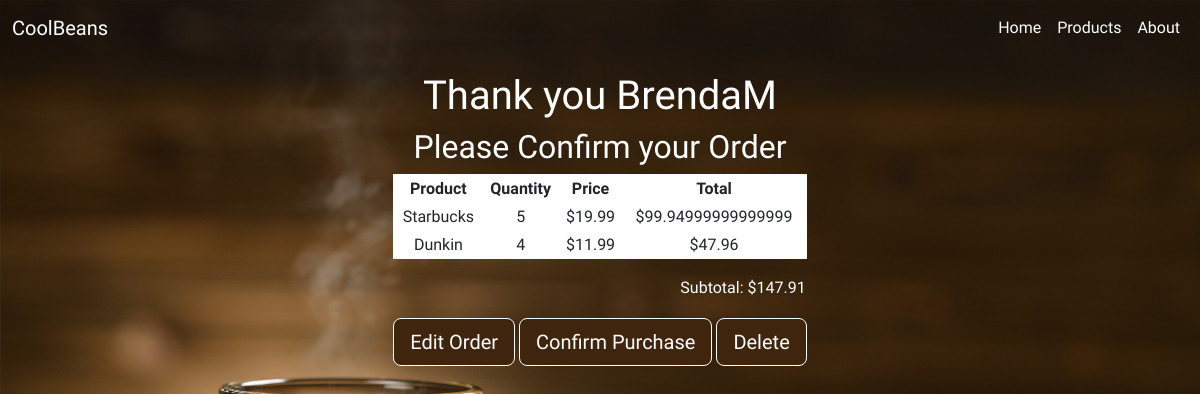
The app's page /confirmation/19 with its own data.
### beansapp/models.py (models this page shows, shortened)
class Order(models.Model):
    STATUS = (
        ('Pending','Pending'),
        ('Out for delivery','Out for delivery'),
        ('Delivered','Delivered'),)
    addressee = models.ForeignKey(Addressee,on_delete=models.SET_NULL,null=True)
    guest = models.ForeignKey(Guest,on_delete=models.SET_NULL,null=True)
    date = models.DateTimeField(auto_now_add=True)
    status = models.CharField(max_length=200, null=True, choices=STATUS, default='pending')
    def get_order_items(self):
        return self.orderitem_set.all()
    def get_total(self):
        orderitems = self.orderitem_set.all()
        total = 0
        for item in orderitems:
            total += item.product.price * item.quantity
        return round(total,2)

class Addressee(AbstractUser):
    address = models.CharField(max_length=15)
    city = models.CharField(max_length=15)
    state = models.CharField(max_length=15)
    zipcode = models.IntegerField(null=True)
    phone_number = PhoneField(blank=True, null=True)

class OrderItem(models.Model):
    product = models.ForeignKey(Product, on_delete=models.SET_NULL, null=True)
    order = models.ForeignKey(Order, on_delete=models.CASCADE,null=True)
    quantity = models.IntegerField(default=0, null=True, blank=True)
    def get_total(self):
        total = self.product.price * self.quantity
        return total

class Product(models.Model):
    types = models.ManyToManyField(Tag)
    name = models.CharField(max_length=30)
    description = models.CharField(max_length=200)
    image = models.ImageField(null=True,blank=True)
    price = models.FloatField()
    def __str__(self):
        return self.name

### beansapp/views.py (the view, shortened to what this page needs)
# urls.py: path('confirmation/<int:id>', ConfirmationView.as_view(), name='confirmation' ),
class ConfirmationView(View):
    def get (self,request,id): # the id is like a book but only contains the title
        order = Order.objects.get(id=id) # we write this again because we need to acceess the book ( in this case order)
        orderitems = OrderItem.objects.filter(order=order) # the "_set.all()" is a django method thats allows us
        item_total = Order.get_order_items(order)
        order_price = Order.get_total(order)
        return render(
            request=request,
            template_name='confirmation.html',
            context={
                'order':order,
                'items':orderitems,
                'order_total': item_total,
                'order_price': order_price,
            }
        )

### beansapp/templates/confirmation.html (shortened to what this page needs)
{% extends 'main.html'%}
{% block content %}
<div class="container">
    <div class="row">
      <div class="col text-center">
        <h1>Thank you {{order.addressee.first_name}}{{order.addressee.last_name}}</h1>
        <h2> Please Confirm your Order </h2>
        <div>
          <table class="info table table-sm text-center">
          <tr>
            <th>Product</th>
            <th>Quantity</th>
            <th>Price</th>
            <th>Total</th>
          </tr>
          {% for item in items %}
          <tr>
            <td>{{item.product}}</td>
            <td>{{item.quantity}}</td>
            <td>${{item.product.price}}</td>
            <td>${{item.get_total}}</td>
          </tr>
          {%endfor%}
        </table>
        <table class="subtotal">
          <tr>
          <th></th>
          <th></th>
          <th></th>
          <th></th>
          <th></th>
        </tr>
        <tr>
          <td></td>
          <td></td>
          <td>Subtotal: </td>
          <td></td>
          <td> ${{order_price}}  </td>
        </tr>
        </table>
      </div>
        <form method="POST">
      <a class="btn btn-primary btn-lg" href="{% url 'editorder' order.id %}">Edit Order</a>
      <a class="btn btn-primary btn-lg" href="{% url 'receipt' order.id %}">Confirm Purchase</a>
      <input class="btn btn-primary btn-lg" type="submit" name="delete" value="Delete" />
      </form>
      </div>
    </div>
  </div>
{% endblock%}

### beansapp/templates/confirmation.html (style rules this page uses)
.info { background-color: #40250E; color: white; border: 1px solid white; }
.container { display:flex; justify-content: center; }
.subtotal { display: flex; justify-content: flex-end; padding-bottom: 20px; }

### beansapp/templates/main.html (style rules this page uses)
body { background-image:url("../static/images/landingnew.jpg"); background-size:cover; background-position: bottom; background-repeat: no-repeat; font-family: 'Limelight', cursive; color:#fff; }
.btn { background-color: #40250E; border: 1px solid #fff; }

### records on screen
Order: addressee.first_name "Brenda", addressee.last_name "M"
OrderItem: product "Starbucks", quantity "5", product.price "19.99", get_total "99.94999999999999"
OrderItem: product "Dunkin", quantity "4", product.price "11.99", get_total "47.96"

### other values on screen
{{ order_price }} "147.91"
